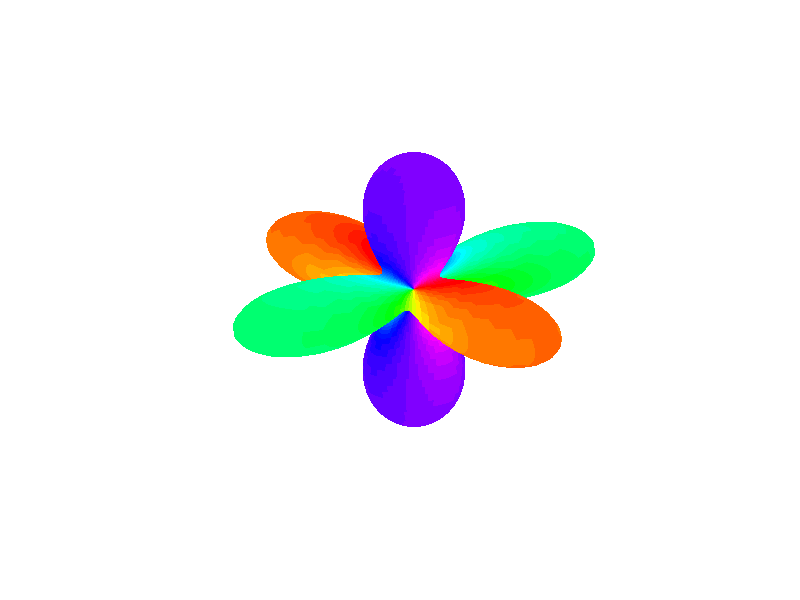

Source code (MATLAB): (Note: this script raises an error after producing the figure.)
% Grid points
nx = 128;
ny = 128;

% Spinor components
zetaP2 = 0.5 * ones(nx, ny);
zetaP1 = zeros(nx, ny);
zeta0 = 1i * sqrt(2) / 2 * ones(nx, ny);
zetaM1 = zeros(nx, ny);
zetaM2 = 0.5 * ones(nx, ny);

% discretize sphere surface
resolution = 100;
delta = pi/resolution;
theta = 0:delta:pi; % altitude
phi = 0:2*delta:2*pi; % azimuth
[phi,theta] = meshgrid(phi,theta);

% Spin-2 spherical harmonics
Y_2p2 = 0.25 * sqrt(15 / (2*pi)).* exp(2j * phi).* sin(theta).^2;
Y_2p1 = -0.5 * sqrt(15 / (2*pi)) * exp(1j * phi).* sin(theta).*cos(theta);
Y_2p0 = 0.25 * sqrt(5 / pi) * (3 * cos(theta).^2 - 1);
Y_2m1 = 0.5 * sqrt(15 / (2*pi)) * exp(-1j * phi).* sin(theta).*cos(theta);
Y_2m2 = 0.25 * sqrt(15 / (2*pi)).* exp(-2j * phi).* sin(theta).^2;

% Plot spherical harmonic
zsph = zetaP2(64, 64).* Y_2p2 ...
    + zetaP1(64, 64).* Y_2p1 ...
    + zeta0(64, 64).* Y_2p0 ...
    + zetaM1(64, 64).* Y_2m1 ...
    + zetaM2(64, 64).* Y_2m2;

scale = 1.0;
zsph = zsph * scale;
xx = abs(zsph).^2.*sin(theta).*cos(phi);
yy = abs(zsph).^2.*sin(theta).*sin(phi);
zz = abs(zsph).^2.*cos(theta);

h = surf(xx,yy,zz,angle(zsph));
set(h, 'LineStyle','none')
axis off;
colormap(hsv);
clim([-pi pi]);
camlight left
camlight right
lighting phong
daspect([1 1 1]);
view(-23, 30);
exportgraphics(gca, '../../gfx/ch-groundStateSymmetries/C1-spherical.pdf');
